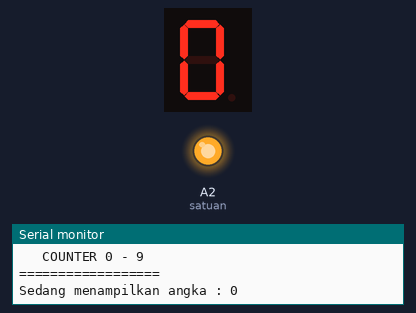
The sketch below on a simulated Arduino Uno, built with avr-gcc and run on an emulated ATmega328P. Shown: 1-digit seven-segment display, output pins drawn as LEDs (lit = HIGH), the last lines printed to the serial monitor. Wiring (inferred from the names in the program): 1-digit 7-segment display, segments lit when HIGH: segments pin 6, pin 7, pin 8, pin 9, pin 10, pin 11, pin 12, pin 13. The segment pins are drawn as the display they are named for; pins used as bus, display or sensor lines are not drawn.

Above: at 0.1 s.
At 1.1 s:
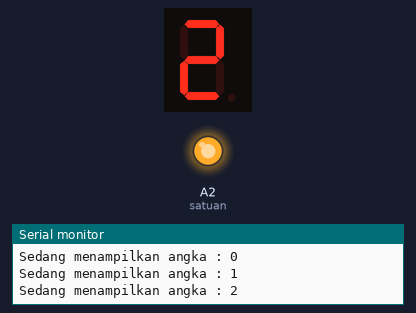
At 2.1 s:
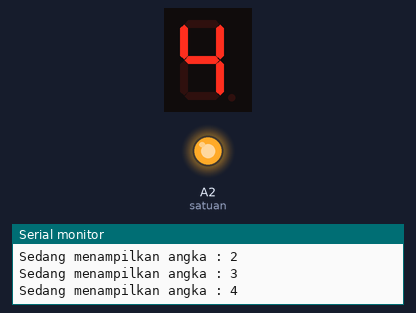
At 4.6 s:
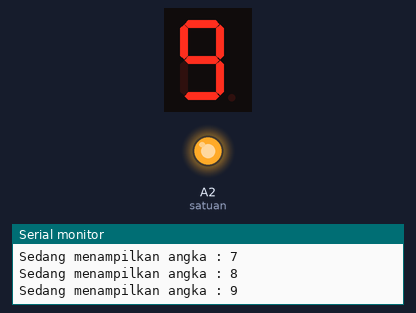
Timing chart, 0 to 6.1 s (numbered marks = the images above):
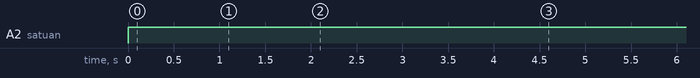

Measured:
- by itself, A2 (satuan): LOW → HIGH at 0.00 s
- by itself, everything shown: repeats every 5.0 s, in 10 steps
- what the display in image 1 shows lasts 0.5 s, from 1.0 s to 1.5 s

The sketch:

BASIC_I0_SHIELD_-_7SEG_COUNTER_0-9_FUNGSI_WITH_SERIAL.ino
```cpp
#define a       6
#define b       7
#define c       8
#define d       9
#define e       10
#define f       11
#define g       12
#define h       13
#define satuan  A2

void setup() {
  for(byte k=6; k<=13; k++)
    pinMode(k, OUTPUT);
  pinMode(satuan, OUTPUT);
  Serial.begin(9600);
  Serial.println("==================");
  Serial.println("   COUNTER 0 - 9  ");
  Serial.println("==================");
}

void loop() {
  for(byte nilai=0; nilai<=9; nilai++) {
    tampil7Seg(nilai);
    Serial.print("Sedang menampilkan angka : ");
    Serial.println(nilai);
    delay(500);
  }
}

void tampil7Seg(byte angka) {
 if(angka==0) {
  digitalWrite(a, HIGH);  // ANGKA 0
  digitalWrite(b, HIGH);
  digitalWrite(c, HIGH);
  digitalWrite(d, HIGH);
  digitalWrite(e, HIGH);
  digitalWrite(f, HIGH);
  digitalWrite(g, LOW);
  digitalWrite(h, LOW);
 }
 else if(angka==1) {
  digitalWrite(a, LOW);  // ANGKA 1
  digitalWrite(b, HIGH);
  digitalWrite(c, HIGH);
  digitalWrite(d, LOW);
  digitalWrite(e, LOW);
  digitalWrite(f, LOW);
  digitalWrite(g, LOW);
  digitalWrite(h, LOW);
 }
 if(angka==2) {
  digitalWrite(a, HIGH);  // ANGKA 2
  digitalWrite(b, HIGH);
  digitalWrite(c, LOW);
  digitalWrite(d, HIGH);
  digitalWrite(e, HIGH);
  digitalWrite(f, LOW);
  digitalWrite(g, HIGH);
  digitalWrite(h, LOW);
 }
 if(angka==3) {
  digitalWrite(a, HIGH);  // ANGKA 3
  digitalWrite(b, HIGH);
  digitalWrite(c, HIGH);
  digitalWrite(d, HIGH);
  digitalWrite(e, LOW);
  digitalWrite(f, LOW);
  digitalWrite(g, HIGH);
  digitalWrite(h, LOW);
 }
 if(angka==4) {
  digitalWrite(a, LOW);  // ANGKA 4
  digitalWrite(b, HIGH);
  digitalWrite(c, HIGH);
  digitalWrite(d, LOW);
  digitalWrite(e, LOW);
  digitalWrite(f, HIGH);
  digitalWrite(g, HIGH);
  digitalWrite(h, LOW);
 }
 if(angka==5) {
  digitalWrite(a, HIGH);  // ANGKA 5
  digitalWrite(b, LOW);
  digitalWrite(c, HIGH);
  digitalWrite(d, HIGH);
  digitalWrite(e, LOW);
  digitalWrite(f, HIGH);
  digitalWrite(g, HIGH);
  digitalWrite(h, LOW);
 }
 if(angka==6) {
  digitalWrite(a, HIGH);  // ANGKA 6
  digitalWrite(b, LOW);
  digitalWrite(c, HIGH);
  digitalWrite(d, HIGH);
  digitalWrite(e, HIGH);
  digitalWrite(f, HIGH);
  digitalWrite(g, HIGH);
  digitalWrite(h, LOW);
 }
 if(angka==7) {
  digitalWrite(a, HIGH);  // ANGKA 7
  digitalWrite(b, HIGH);
  digitalWrite(c, HIGH);
  digitalWrite(d, LOW);
  digitalWrite(e, LOW);
  digitalWrite(f, LOW);
  digitalWrite(g, LOW);
  digitalWrite(h, LOW);
 }
 if(angka==8) {
  digitalWrite(a, HIGH);  // ANGKA 8
  digitalWrite(b, HIGH);
  digitalWrite(c, HIGH);
  digitalWrite(d, HIGH);
  digitalWrite(e, HIGH);
  digitalWrite(f, HIGH);
  digitalWrite(g, HIGH);
  digitalWrite(h, LOW);
 }
 if(angka==9) {
  digitalWrite(a, HIGH);  // ANGKA 9
  digitalWrite(b, HIGH);
  digitalWrite(c, HIGH);
  digitalWrite(d, HIGH);
  digitalWrite(e, LOW);
  digitalWrite(f, HIGH);
  digitalWrite(g, HIGH);
  digitalWrite(h, LOW);
 }
  digitalWrite(satuan, HIGH);
}
```
